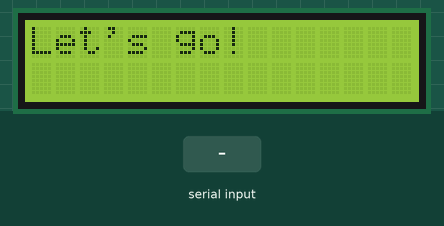
This sketch was run on a simulated Arduino Uno, built with avr-gcc and run on an emulated ATmega328P. Shown: 16×2 character LCD. The inputs (shaded band) are chosen by the test bench.

Above: at 2.3 s.
2.4 s: "1" received over Serial
At 3.9 s:
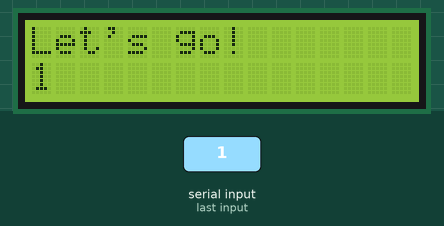
4.9 s: "0" received over Serial
At 7.0 s:
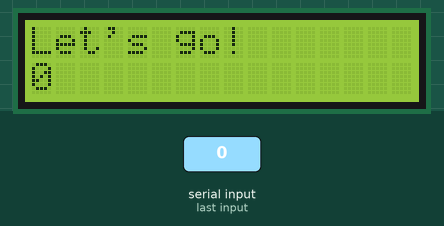
7.4 s: "2" received over Serial
At 8.9 s:
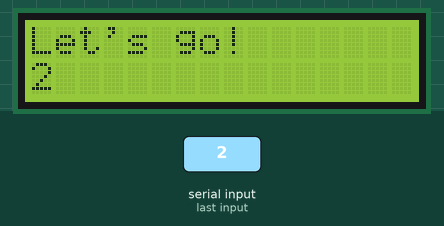
Timing chart, 0 to 10.4 s (numbered marks = the images above; inputs shaded):
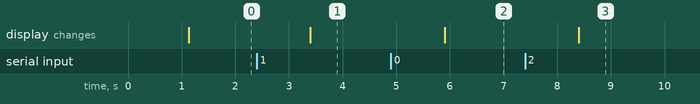

The sketch:

led.c.ino
```cpp
#include <LiquidCrystal.h>

LiquidCrystal lcd(12, 11, 5, 4, 3, 2);

void setup() {
  lcd.begin(16, 2);
  lcd.setCursor(1,1);
  lcd.print("hello, world!");
  delay(1000);
  lcd.setCursor(0,0);
  lcd.begin(16, 2);
  lcd.print("Let's go!");
  Serial.begin(9600);
}

void loop() {
  //lcd.setCursor(0, 1);
  //lcd.print("hello,SN");
  if(Serial.available()>0){
  lcd.setCursor(0,1);
  lcd.print(Serial.readString());
  }
}
```

Measured:
- after the input at 2.4 s, the display: changes after 1.0 s (image 1)
- after the input at 4.9 s, the display: changes after 1.0 s (image 2)
- after the input at 7.4 s, the display: changes after 1.0 s (image 3)
